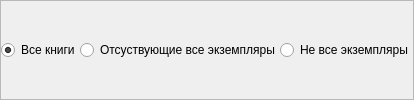
         <widget class="QFrame" name="frame_radioButton_books">
          <property name="frameShape">
           <enum>QFrame::StyledPanel</enum>
          </property>
          <property name="frameShadow">
           <enum>QFrame::Raised</enum>
          </property>
          <layout class="QHBoxLayout" name="horizontalLayout_6">
           <property name="spacing">
            <number>0</number>
           </property>
           <property name="leftMargin">
            <number>0</number>
           </property>
           <property name="topMargin">
            <number>0</number>
           </property>
           <property name="rightMargin">
            <number>0</number>
           </property>
           <property name="bottomMargin">
            <number>0</number>
           </property>
           <item>
            <widget class="QRadioButton" name="radioButton_all_book">
             <property name="sizePolicy">
              <sizepolicy hsizetype="Fixed" vsizetype="Fixed">
               <horstretch>0</horstretch>
               <verstretch>0</verstretch>
              </sizepolicy>
             </property>
             <property name="cursor">
              <cursorShape>PointingHandCursor</cursorShape>
             </property>
             <property name="text">
              <string>Все книги</string>
             </property>
             <property name="checked">
              <bool>true</bool>
             </property>
            </widget>
           </item>
           <item>
            <widget class="QRadioButton" name="radioButton_missing_all">
             <property name="sizePolicy">
              <sizepolicy hsizetype="Fixed" vsizetype="Fixed">
               <horstretch>0</horstretch>
               <verstretch>0</verstretch>
              </sizepolicy>
             </property>
             <property name="cursor">
              <cursorShape>PointingHandCursor</cursorShape>
             </property>
             <property name="text">
              <string>Отсуствующие все экземпляры</string>
             </property>
            </widget>
           </item>
           <item>
            <widget class="QRadioButton" name="radioButton_missing">
             <property name="sizePolicy">
              <sizepolicy hsizetype="Fixed" vsizetype="Fixed">
               <horstretch>0</horstretch>
               <verstretch>0</verstretch>
              </sizepolicy>
             </property>
             <property name="cursor">
              <cursorShape>PointingHandCursor</cursorShape>
             </property>
             <property name="text">
              <string>Не все экземпляры</string>
             </property>
            </widget>
           </item>
          </layout>
         </widget>
